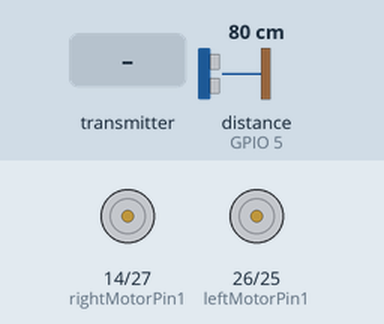
Recording of a sketch running on a simulated ESP32. Shown: motor-driver pin pairs drawn as motors (green arrow = first pin HIGH = forward, orange = second pin HIGH = backward, longer = more drive, scaled by the enable pin). The test bench sets the inputs (shaded band); at power-on: distance to the obstacle (sensor on GPIO 5) 80 cm. The echo pulse lasts 58.3 µs per cm; what the sketch prints to the serial monitor is not drawn.

Above: at 1.2 s.
1.3 s: the transmitter starts sending x = 0
At 1.55 s:
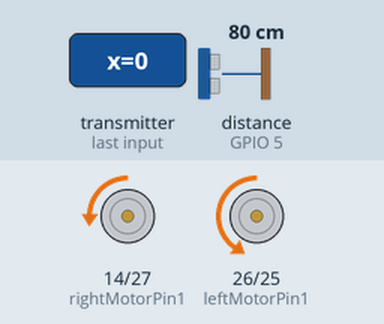
4.3 s: the transmitter starts sending y = 64
7.3 s: the transmitter starts sending x = 128
At 7.55 s:
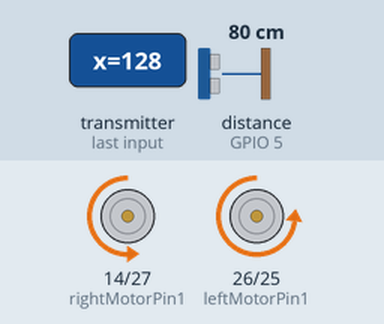
10.3 s: the transmitter starts sending y = 0
At 10.55 s:
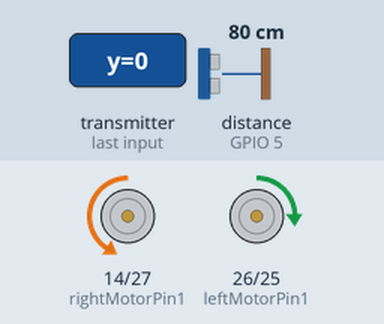
13.3 s: the transmitter starts sending x = 64
16.3 s: the transmitter starts sending y = 255
At 21.3 s:
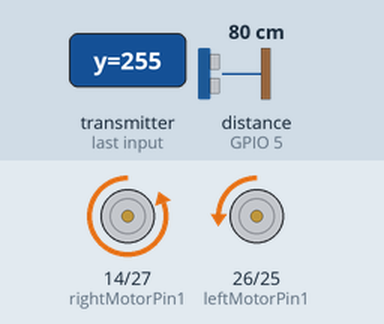
Timing chart, 0 to 21.8 s (numbered marks = the images above; inputs shaded):
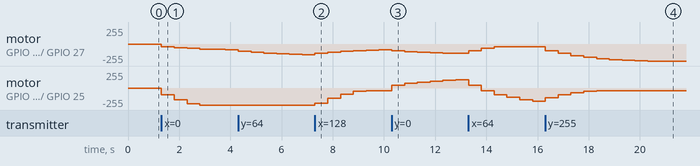

The sketch:

esp_working_code.ino
```cpp
#include <esp_now.h>
#include <WiFi.h>
#include <esp_wifi.h>

//motor pins
#define rightMotorPin1  14
#define rightMotorPin2  27
#define leftMotorPin1   26
#define leftMotorPin2   25

#define enableRightMotor 33
#define enableLeftMotor  32

//ultrasonic pins
#define TRIG_PIN 4
#define ECHO_PIN 5
#define STOP_DISTANCE 25

int maxStep = 10;

typedef struct struct_message {
  uint8_t x;
  uint8_t y;
  uint8_t z;
} struct_message;

struct_message incomingData;

int currentRight = 0;
int currentLeft  = 0;

int normalize(uint8_t value)
{
  return (int)value - 127;
}

long getDistance()
{
  digitalWrite(TRIG_PIN, LOW);
  delayMicroseconds(2);

  digitalWrite(TRIG_PIN, HIGH);
  delayMicroseconds(10);
  digitalWrite(TRIG_PIN, LOW);

  long duration = pulseIn(ECHO_PIN, HIGH, 30000);
  long distance = duration * 0.034 / 2;

  return distance;
}

//controlling motora
void rotateMotor(int rightMotorSpeed, int leftMotorSpeed)
{
  rightMotorSpeed = constrain(rightMotorSpeed, -255, 255);
  leftMotorSpeed  = constrain(leftMotorSpeed,  -255, 255);

  digitalWrite(rightMotorPin1, rightMotorSpeed > 0);
  digitalWrite(rightMotorPin2, rightMotorSpeed < 0);

  digitalWrite(leftMotorPin1, leftMotorSpeed > 0);
  digitalWrite(leftMotorPin2, leftMotorSpeed < 0);

  ledcWrite(enableRightMotor, abs(rightMotorSpeed));
  ledcWrite(enableLeftMotor,  abs(leftMotorSpeed));
}

//esp now
void OnDataRecv(const esp_now_recv_info_t *info, const uint8_t *data, int len)
{
  memcpy(&incomingData, data, sizeof(incomingData));

  int throttle = normalize(incomingData.x);
  int steering = normalize(incomingData.y);

  if (abs(throttle) < 25) throttle = 0;
  if (abs(steering) < 35) steering = 0;

  steering *= 0.6;

  if (throttle < 0) {
    steering = -steering;
  }

  int targetRight = throttle + steering;
  int targetLeft  = throttle - steering;

  targetRight *= 2;
  targetLeft  *= 2;

  currentRight = currentRight * 0.75 + targetRight * 0.25;
  currentLeft  = currentLeft  * 0.75 + targetLeft  * 0.25;

  if (currentRight != 0 && abs(currentRight) < 40)
      currentRight = (currentRight > 0) ? 40 : -40;

  if (currentLeft != 0 && abs(currentLeft) < 40)
      currentLeft = (currentLeft > 0) ? 40 : -40;

  //ultrasonic safety
  long distance = getDistance();

  if (distance > 0 && distance < STOP_DISTANCE && throttle > 0)
  {
    Serial.println("⚠ Obstacle detected - stopping");
    rotateMotor(0,0);
    return;
  }

  rotateMotor(currentRight, currentLeft);
}

void setup()
{
  Serial.begin(115200);

  pinMode(rightMotorPin1, OUTPUT);
  pinMode(rightMotorPin2, OUTPUT);
  pinMode(leftMotorPin1, OUTPUT);
  pinMode(leftMotorPin2, OUTPUT);

  pinMode(TRIG_PIN, OUTPUT);
  pinMode(ECHO_PIN, INPUT);

  ledcAttach(enableRightMotor, 20000, 8);
  ledcAttach(enableLeftMotor,  20000, 8);

  WiFi.mode(WIFI_STA);
  esp_wifi_set_channel(1, WIFI_SECOND_CHAN_NONE);

  esp_now_init();
  esp_now_register_recv_cb(OnDataRecv);

  Serial.println(" Gesture Car + Ultrasonic Ready!");
}

void loop()
{
}
```

Measured:
- after the input at 1.3 s, motor on GPIO 14 (rightMotorPin1) / GPIO 27 (rightMotorPin2): moves from stopped to backward 86/255 over 2.5 s, starting at once; motor on GPIO 26 (leftMotorPin1) / GPIO 25 (leftMotorPin2): stopped → backward 101/255 at once, → backward 176/255 0.50 s later, → backward 233/255 0.50 s later, → backward 255/255 0.50 s later
- after the input at 7.3 s, motor on GPIO 26 (leftMotorPin1) / GPIO 25 (leftMotorPin2): moves from backward 255/255 to backward 40/255 over 2.0 s, starting at once
- after the input at 10.3 s, motor on GPIO 26 (leftMotorPin1) / GPIO 25 (leftMotorPin2): moves from backward 40/255 to forward 125/255 over 2.5 s, starting at once
- after the input at 16.3 s, motor on GPIO 14 (rightMotorPin1) / GPIO 27 (rightMotorPin2): moves from backward 40/255 to backward 255/255 over 4.0 s, starting at once
